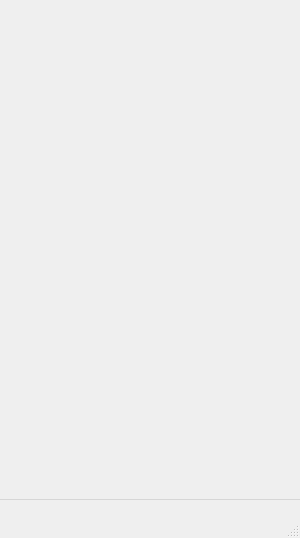
<?xml version="1.0" encoding="UTF-8"?>
<ui version="4.0">
 <class>MainWindow</class>
 <widget class="QMainWindow" name="MainWindow">
  <property name="geometry">
   <rect>
    <x>0</x>
    <y>0</y>
    <width>300</width>
    <height>538</height>
   </rect>
  </property>
  <property name="minimumSize">
   <size>
    <width>300</width>
    <height>538</height>
   </size>
  </property>
  <property name="maximumSize">
   <size>
    <width>300</width>
    <height>538</height>
   </size>
  </property>
  <property name="windowTitle">
   <string>MainWindow</string>
  </property>
  <widget class="QWidget" name="centralwidget"/>
  <widget class="QMenuBar" name="menubar">
   <property name="geometry">
    <rect>
     <x>0</x>
     <y>0</y>
     <width>300</width>
     <height>500</height>
    </rect>
   </property>
   <property name="minimumSize">
    <size>
     <width>300</width>
     <height>500</height>
    </size>
   </property>
   <property name="maximumSize">
    <size>
     <width>300</width>
     <height>500</height>
    </size>
   </property>
  </widget>
  <widget class="QStatusBar" name="statusbar"/>
 </widget>
 <resources/>
 <connections/>
</ui>
